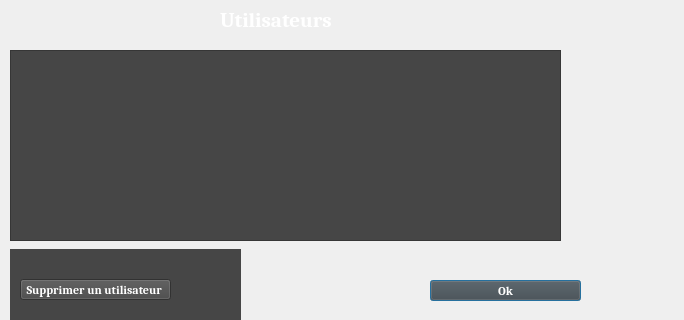
<?xml version="1.0" encoding="UTF-8"?>
<ui version="4.0">
 <class>listeuser</class>
 <widget class="QDialog" name="listeuser">
  <property name="geometry">
   <rect>
    <x>0</x>
    <y>0</y>
    <width>684</width>
    <height>320</height>
   </rect>
  </property>
  <property name="windowTitle">
   <string>Utilisateur</string>
  </property>
  <property name="windowIcon">
   <iconset resource="../../Documents/Menu/logo1.qrc">
    <normaloff>:/menu/logo1/logo.png</normaloff>:/menu/logo1/logo.png</iconset>
  </property>
  <widget class="QLabel" name="label">
   <property name="geometry">
    <rect>
     <x>220</x>
     <y>10</y>
     <width>151</width>
     <height>21</height>
    </rect>
   </property>
   <property name="font">
    <font>
     <family>Cambria</family>
     <pointsize>16</pointsize>
     <weight>75</weight>
     <bold>true</bold>
    </font>
   </property>
   <property name="styleSheet">
    <string notr="true">color: rgb(255, 255, 255);</string>
   </property>
   <property name="text">
    <string>Utilisateurs</string>
   </property>
  </widget>
  <widget class="QPushButton" name="suprimer_2">
   <property name="geometry">
    <rect>
     <x>430</x>
     <y>280</y>
     <width>151</width>
     <height>21</height>
    </rect>
   </property>
   <property name="font">
    <font>
     <family>Cambria</family>
     <pointsize>9</pointsize>
     <weight>75</weight>
     <bold>true</bold>
    </font>
   </property>
   <property name="styleSheet">
    <string notr="true">background-color: rgb(70, 70, 70);
color: rgb(255, 255, 255);</string>
   </property>
   <property name="text">
    <string>Ok</string>
   </property>
  </widget>
  <widget class="QStackedWidget" name="stackedWidget">
   <property name="geometry">
    <rect>
     <x>10</x>
     <y>249</y>
     <width>231</width>
     <height>71</height>
    </rect>
   </property>
   <property name="styleSheet">
    <string notr="true">background-color: rgb(70, 70, 70);
</string>
   </property>
   <property name="currentIndex">
    <number>0</number>
   </property>
   <widget class="QWidget" name="page">
    <widget class="QPushButton" name="suprimer">
     <property name="geometry">
      <rect>
       <x>10</x>
       <y>30</y>
       <width>151</width>
       <height>21</height>
      </rect>
     </property>
     <property name="font">
      <font>
       <family>Cambria</family>
       <pointsize>9</pointsize>
       <weight>75</weight>
       <bold>true</bold>
      </font>
     </property>
     <property name="styleSheet">
      <string notr="true">color: rgb(255, 255, 255);</string>
     </property>
     <property name="text">
      <string>Supprimer un utilisateur </string>
     </property>
    </widget>
   </widget>
   <widget class="QWidget" name="page_2">
    <widget class="QLineEdit" name="lineEdit">
     <property name="geometry">
      <rect>
       <x>10</x>
       <y>30</y>
       <width>113</width>
       <height>21</height>
      </rect>
     </property>
     <property name="styleSheet">
      <string notr="true">color: rgb(0, 0, 0);
background-color: rgb(255, 255, 255);</string>
     </property>
     <property name="placeholderText">
      <string>Entrer l id utilisateur</string>
     </property>
    </widget>
    <widget class="QPushButton" name="pushButton">
     <property name="geometry">
      <rect>
       <x>130</x>
       <y>30</y>
       <width>51</width>
       <height>21</height>
      </rect>
     </property>
     <property name="styleSheet">
      <string notr="true">color: rgb(255, 255, 255);</string>
     </property>
     <property name="text">
      <string>Supprimer</string>
     </property>
    </widget>
   </widget>
  </widget>
  <widget class="QLabel" name="label_2">
   <property name="geometry">
    <rect>
     <x>-10</x>
     <y>-10</y>
     <width>701</width>
     <height>351</height>
    </rect>
   </property>
   <property name="text">
    <string/>
   </property>
   <property name="pixmap">
    <pixmap resource="../../Documents/Menu/lgo2.qrc">:/menu/logo/lgoo.png</pixmap>
   </property>
   <property name="scaledContents">
    <bool>true</bool>
   </property>
  </widget>
  <widget class="QLabel" name="label_3">
   <property name="geometry">
    <rect>
     <x>580</x>
     <y>-10</y>
     <width>111</width>
     <height>81</height>
    </rect>
   </property>
   <property name="text">
    <string/>
   </property>
   <property name="pixmap">
    <pixmap resource="../../Documents/Menu/logo.qrc">:/menu/logo/logo sans fond.png</pixmap>
   </property>
   <property name="scaledContents">
    <bool>true</bool>
   </property>
  </widget>
  <widget class="QTableView" name="tableView">
   <property name="geometry">
    <rect>
     <x>10</x>
     <y>50</y>
     <width>551</width>
     <height>191</height>
    </rect>
   </property>
   <property name="font">
    <font>
     <family>Cambria</family>
     <pointsize>11</pointsize>
     <weight>75</weight>
     <bold>true</bold>
    </font>
   </property>
   <property name="autoFillBackground">
    <bool>true</bool>
   </property>
   <property name="styleSheet">
    <string notr="true">background-color: rgb(70, 70, 70);

color: rgb(0, 0, 0);</string>
   </property>
   <property name="frameShadow">
    <enum>QFrame::Sunken</enum>
   </property>
   <property name="lineWidth">
    <number>2</number>
   </property>
   <property name="sizeAdjustPolicy">
    <enum>QAbstractScrollArea::AdjustToContentsOnFirstShow</enum>
   </property>
   <property name="dragEnabled">
    <bool>true</bool>
   </property>
   <property name="alternatingRowColors">
    <bool>true</bool>
   </property>
   <property name="selectionBehavior">
    <enum>QAbstractItemView::SelectItems</enum>
   </property>
   <property name="iconSize">
    <size>
     <width>5</width>
     <height>5</height>
    </size>
   </property>
   <property name="textElideMode">
    <enum>Qt::ElideRight</enum>
   </property>
   <property name="gridStyle">
    <enum>Qt::DashLine</enum>
   </property>
   <attribute name="horizontalHeaderMinimumSectionSize">
    <number>40</number>
   </attribute>
   <attribute name="verticalHeaderDefaultSectionSize">
    <number>40</number>
   </attribute>
  </widget>
  <zorder>label_2</zorder>
  <zorder>stackedWidget</zorder>
  <zorder>label</zorder>
  <zorder>suprimer_2</zorder>
  <zorder>label_3</zorder>
  <zorder>tableView</zorder>
 </widget>
 <resources>
  <include location="../../Documents/Menu/logo.qrc"/>
  <include location="../../Documents/Menu/logo1.qrc"/>
  <include location="../../Documents/Menu/lgo2.qrc"/>
 </resources>
 <connections/>
</ui>
